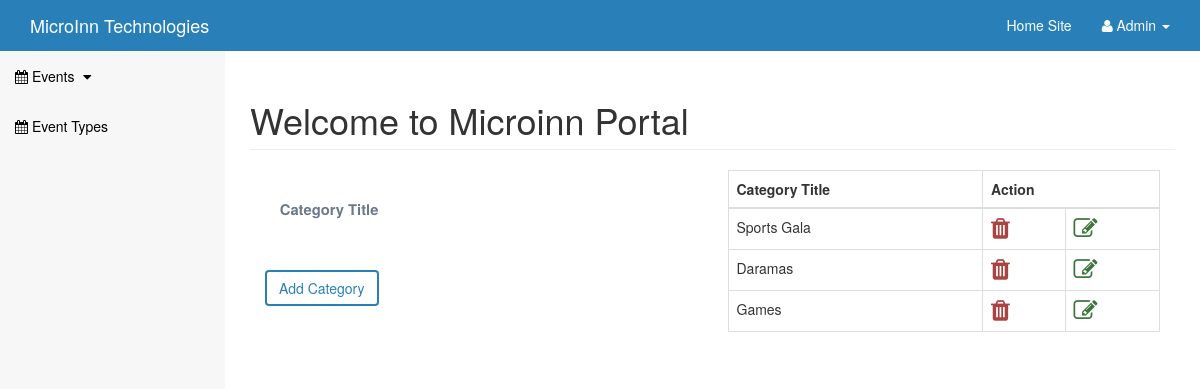
The app's page /admin/categories.php with its own data.
### tables this page shows
CREATE TABLE `categories` (
  `cat_id` int(3) NOT NULL,
  `cat_title` varchar(255) NOT NULL,
  `cat_ref` varchar(255) NOT NULL,
  `is_active` tinyint(1) NOT NULL
);

### admin/crud.php (called while the page is built, shortened)
<?php
class Database{
    private $link = '';
    private $results = array();
    public function connect()   {
        $myHost = 'localhost';
        $myLogin = 'root';
        $myPassword = '';
        $myDatabase = 'microinn';
        $this->link = mysqli_connect($myHost, $myLogin, $myPassword, $myDatabase) or die ('I cannot connect to the database because');
    }
    public function select($cols, $tableName, $whereClause){
        $condition = '';
        $sqlQuery = "SELECT ".$cols." FROM ".$tableName." ".$condition;
        $sqlResults = $this->link->query($sqlQuery);
        $numRows = mysqli_num_rows($sqlResults);
        if($numRows>0){
            while($rec = mysqli_fetch_array($sqlResults)){
                $this->results[] = $rec;
            }
        }
        return $this->results;
    }
}
?>

### admin/categories.php (the view, shortened to what this page needs)
<?php include "include/admin_header.php"; ?>
<?php include "crud.php"; ?>
<body>
    <div id="wrapper">
        <?php include "include/admin_navBar.php" ?>
        <div id="page-wrapper">
            <div class="container-fluid">
                <div class="row">
                    <div class="col-lg-12">
                        <h1 class="page-header">
                        Welcome to Microinn Portal
                        </h1>
                        <div class="col-md-6 col-xs-6">
                            <?php
                                if(isset($_GET['source'])){
                                    $source = $_GET['source'];
                                } else $source = '';
                                switch ($source) {
                                            ?>
                                            <?php
                                    default:
                                        ?>
                                        <form action="" method="post">
                                            <div class="form-group" style = "font-size:150%;" >
                                                <span class="input input--juro">
                                                    <input class="input__field input__field--juro " type="text" id="input-28" name="cat_title" />
                                                    <label class="input__label input__label--juro" for="input-28">
                                                        <span class="input__label-content input__label-content--juro">Category Title</span>
                                                    </label>
                                                </span>
                                            </div>
                                            <div class="form-group">
                                                <input class="btn btn-color" type="submit" name="submit" id="" value="Add Category">
                                            </div>
                                        </form> <?php
                                    break;
                                }
                            ?>
                        </div>
                        <div class="col-md-6 col-xs-6">
                            <div class="table-responsive">
                                <table class="table table-hover table-bordered">
                                    <thead>
                                        <tr>
                                            <th>Category Title</th>
                                            <th colspan="2">Action</th>
                                        </tr>
                                    </thead>
                                    <tbody>
                                        <?php
                                            $obj = new Database;
                                            $obj->connect();
                                            $row =  $obj->select("*","categories","");
                                            foreach($row as $rec){
                                                echo "<tr>";
                                                echo "<td>{$rec["cat_title"]}</td>";
                                                echo "<td><a href='categories.php?delete={$rec["cat_id"]}'><i class='fa fa-trash text-danger' style='font-size:24px'></i></a></td>";
                                                echo "<td><a href='categories.php?source=update_cat&update={$rec["cat_id"]}'><i class='fa fa-edit text-success' style='font-size:24px'></i></a></td>";
                                                echo "</tr>";
                                            }
                                        ?>
                                    </tbody>
                                </table>
                            </div>
                        </div>
                    </div>
                </div>
            </div>
        </div>
    </div>
</body>
</html>

### admin/css/sb-admin.css (style rules this page uses)
body { margin-top: 100px; background-color: white; }
@media (min-width:768px) { body { margin-top: 50px; } }
#wrapper { padding-left: 0; }
#page-wrapper { width: 100%; padding: 0; background-color: #fff; }
@media (min-width:768px) { #wrapper { padding-left: 225px; } }
@media (min-width:768px) { #page-wrapper { padding: 10px; } }
.btn-color { color:#2980b9; background-color: white; border-width: 2px; border-color: #2980b9; }

### admin/css/set1.css (style rules this page uses)
.input { position: relative; z-index: 1; display: inline-block; margin: 0; max-width: 350px; width: calc(100% - 2em); vertical-align: top; }
.input__field { position: relative; display: block; float: right; padding: 0.8em; width: 60%; border: none; border-radius: 0; background: #f0f0f0; color: #aaa; font-weight: bold; font-family: "Helvetica Neue", Helvetica, Arial, sans-serif; -webkit-appearance: none; }
.input__label { display: inline-block; float: right; padding: 0 1em; width: 40%; color: #6a7989; font-weight: bold; font-size: 70.25%; -webkit-font-smoothing: antialiased; -moz-osx-font-smoothing: grayscale; -webkit-touch-callout: none; -webkit-user-select: none; -khtml-user-select: none; -moz-user-select: none; -ms-user-select: none; user-select: none; }
.input__label-content { position: relative; display: block; padding: 1.6em 0; width: 100%; }
.input--juro { overflow: hidden; }
.input__field--juro { position: absolute; z-index: 100; padding: 2.15em 0.75em 0; width: 100%; background: transparent; color: #2A3142; font-size: 0.85em; }
.input__label--juro { padding: 0; width: 100%; height: 100%; background: #fff; text-align: left; }
.input__label-content--juro { padding: 2em 1em; -webkit-transform-origin: 0% 50%; transform-origin: 0% 50%; -webkit-transition: -webkit-transform 0.3s, color 0.3s; transition: transform 0.3s, color 0.3s; text-rendering: geometricPrecision; }
.input__label--juro::before { content: ''; position: absolute; top: 0; left: 0; width: 100%; height: 100%; border: 0px solid transparent; -webkit-transition: border-width 0.3s, border-color 0.3s; transition: border-width 0.3s, border-color 0.3s; }

### records on screen
categories: cat_title "Sports Gala"
categories: cat_title "Daramas"
categories: cat_title "Games"
